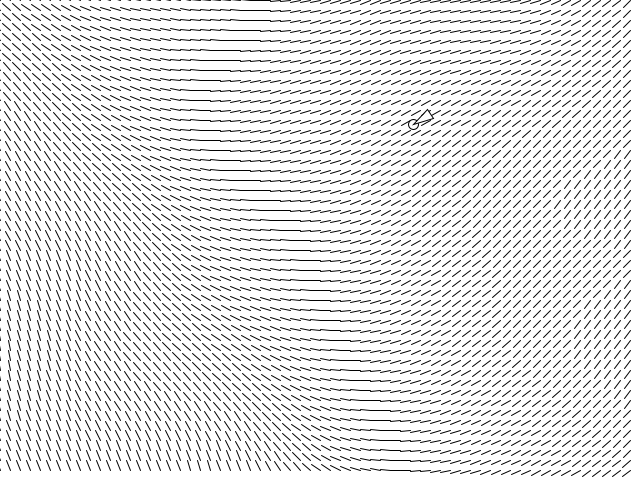
Frame 1 (no input)
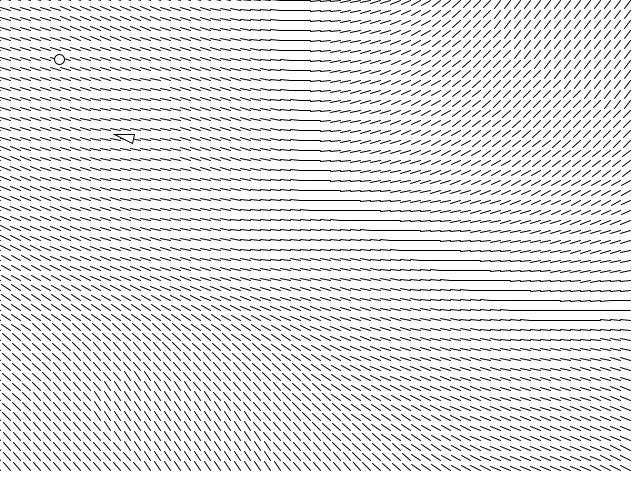
Frame 60 (the mouse pressed at the canvas centre just before this capture)
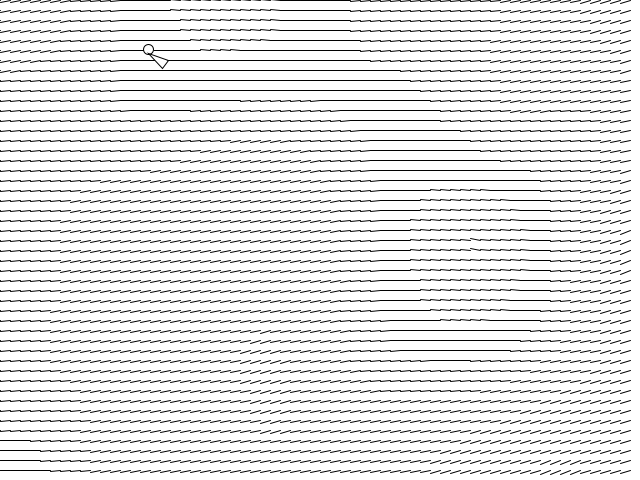
Frame 120 (the mouse held since frame 60 and released just before this capture)

The Processing sketch that drew these frames (run headless with seeded random() and noise(); from frame 60 on, the mouse is pressed at the canvas centre):

// Processing sketch: flow
// ── flow.pde
class FlowField {
  PVector[][] vectors;
  int cols, rows;
  int resolution;
  int frames;
  FlowField(int r) {
    resolution = r;
    cols = width/r;
    rows = height/r;
    vectors = new PVector[cols][rows];
    frames = 0;
  }
  PVector lookup(PVector lookup) {
    int column = (int) (constrain(lookup.x/resolution, 0, cols - 1));
    int row = (int) (constrain(lookup.y/resolution, 0, rows - 1));
    return vectors[column][row].copy();
  }
  void setValues() {
    for (int i = 0; i < cols; i++) {
      for (int j = 0; j < rows; j++) {
        float theta = map(noise(i * 0.01, j * 0.01, this.frames * 0.01), 0, 1, 0, TWO_PI);
        vectors[i][j] = new PVector(cos(theta), sin(theta));
      }
    }
    frames++;
  }
  void render() {
    for (int i = 0; i < cols; i++) {
      for (int j = 0; j < rows; j++) {
        line(i*resolution, j * resolution, i*resolution + 10*lookup(new PVector(i*resolution, j * resolution)).x, j * resolution + 10*lookup(new PVector(i*resolution, j * resolution)).y);
      }
    }
  }
}

class Vehicle {
  PVector location;
  PVector velocity;
  float maxSpeed;
  float maxForce;
  Vehicle(float x, float y) {
    location = new PVector(x, y);
    velocity = new PVector(0, 0);
    maxSpeed = 8;
    maxForce = 0.2;
  }
  void seek(FlowField flow) {
    PVector desired = flow.lookup(PVector.add(location, PVector.mult(velocity, velocity.mag())));
    desired.normalize().mult(maxSpeed);
    ellipse(PVector.add(location, PVector.mult(velocity, velocity.mag())).x, PVector.add(location, PVector.mult(velocity, 5*velocity.mag())).y, 10, 10);
    PVector steer = PVector.sub(desired, velocity);
    steer.limit(maxForce);
    velocity.add(steer);
    velocity.limit(maxSpeed);
    location.add(velocity);
    if (location.x > width) {
      location.x = width;
      velocity.x = -velocity.x;
    }
    if (location.x < 0) {
      location.x = 0;
      velocity.x = -velocity.x;
    }
    if (location.y > height) {
      location.y = height;
      velocity.y = -velocity.y;
    }
    if (location.y < 0) {
      location.y = 0;
      velocity.y = -velocity.y;
    }
  }
  void render() {
    pushMatrix();
    translate(location.x, location.y);
    rotate(velocity.heading());
    triangle(0, 0, -20, 5, -20, -5);
    popMatrix();
  }
}

FlowField flowfield;
Vehicle vehicle;

void setup() {
  size(640, 480);
  background(255);
  flowfield = new FlowField(10);
  vehicle = new Vehicle(random(width), random(height));
}

void draw() {
  background(255);
  flowfield.setValues();
  flowfield.render();
  vehicle.seek(flowfield);
  vehicle.render();
}
